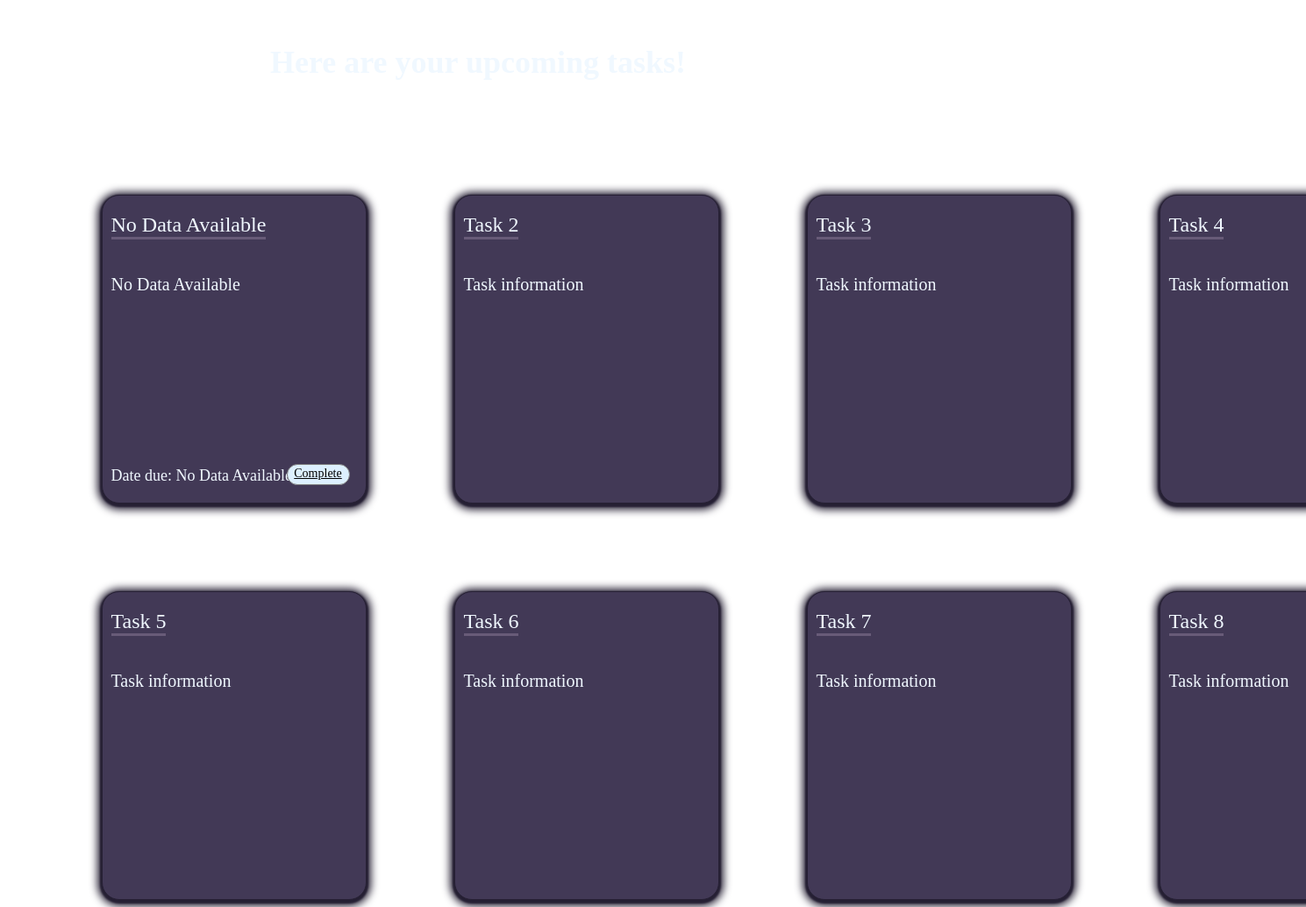
The app's page /task.php (signed in), older data.
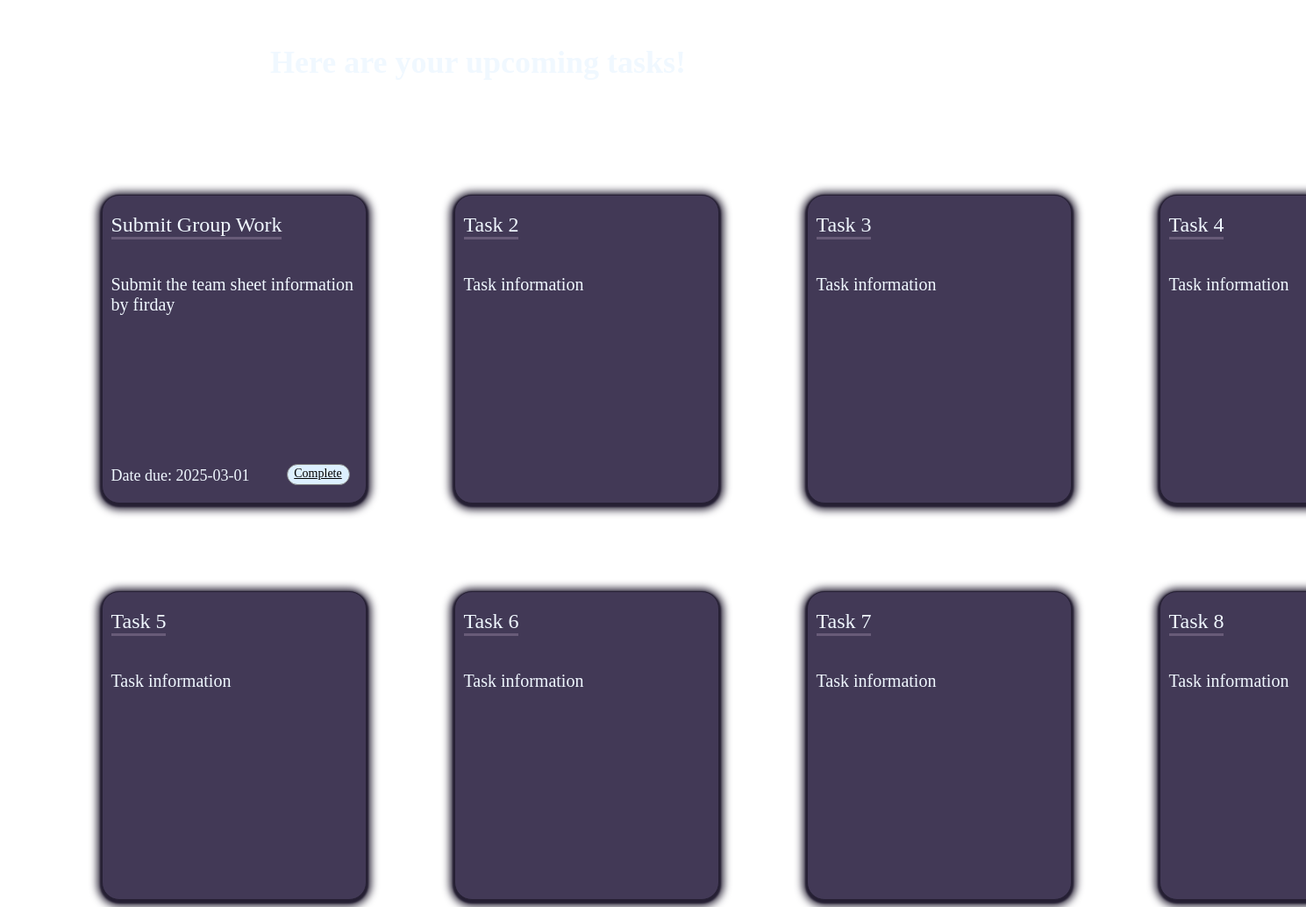
The same page, newer data.
### tables this page shows
CREATE TABLE "Tasks" (
	"Task_ID"	INTEGER NOT NULL,
	"Task_title"	TEXT NOT NULL,
	"Task_info"	TEXT,
	"Due_date"	TEXT NOT NULL,
	"User_ID"	INTEGER,
	PRIMARY KEY("Task_ID" AUTOINCREMENT),
	FOREIGN KEY("User_ID") REFERENCES "User"("User_ID")
);

### task.php (the view, shortened to what this page needs)
<?php include("db.php");
    $userID = $_SESSION['User_ID'];
    $query = $db->prepare('SELECT Task_ID, Task_title, Task_info, Due_date FROM Tasks WHERE User_ID = :userID');
    $query->bindValue(':userID', $userID, SQLITE3_INTEGER);
    $result = $query->execute();
    $task = $result->fetchArray(SQLITE3_ASSOC);
    if($task){
        $taskTitle = $task['Task_title'];
        $taskInfo = $task['Task_info'];
        $date = $task['Due_date'];
    }
?>
<!DOCTYPE html>
<html lang="en">
<head>
    <link rel="stylesheet" href="task.css">
    <link href='https://unpkg.com/boxicons@2.1.4/css/boxicons.min.css' rel='stylesheet'>
</head>
<body onload="loadsidebar()">
    <div class="title"><h1>Here are your upcoming tasks!</h1></div>
    <div class="container">
        <div class="boxes">
            <div class="box">
                <div class="box-title"><?php echo $taskTitle ?? "No Data Available"; ?></div>
                <div class="content"><?php echo $taskInfo ?? "No Data Available"; ?></div>
                <div class="dnt">Date due: <?php echo $date ?? "No Data Available"; ?></div>
                <div class="button">
                    <a href="delTask.php?taskID=<?php echo $task['Task_ID']; ?>" onclick="return confirm('Are you sure you have completed this task? Once completed the task will be removed!');">Complete</a>
                </div>
            </div>
            <div class="box">
                <div class="box-title">Task 2</div>
                <div class="content">Task information</div>
            </div>
            <div class="box">
                <div class="box-title">Task 3</div>
                <div class="content">Task information</div>
            </div>
            <div class="box">
                <div class="box-title">Task 4</div>
                <div class="content">Task information</div>
            </div>
            <div class="box">
                <div class="box-title">Task 5</div>
                <div class="content">Task information</div>
            </div>
            <div class="box">
                <div class="box-title">Task 6</div>
                <div class="content">Task information</div>
            </div>
            <div class="box">
                <div class="box-title">Task 7</div>
                <div class="content">Task information</div>
            </div>
            <div class="box">
                <div class="box-title">Task 8</div>
                <div class="content">Task information</div>
            </div>
        </div>
    </div>
</body>
</html>

### task.css (style rules this page uses)
.title h1 { font-size: 36px; color: aliceblue; margin: 50px 0px 0px 300px; }
.container { display: flex; justify-content: center; align-items: center; margin-top: 130px; margin-left: 250px; }
.boxes { display: grid; grid-template-columns: repeat(4, 1fr); grid-template-rows: repeat(2, 1fr); gap: 100px; width: fit-content; }
.box { position: relative; background-color: #423956; display: flex; justify-content: center; align-items: center; box-shadow: 0px 2px 10px 5px #262034, 0 2px 2px 2px #251f33; font-size: 30px; color: aliceblue; width: 300px; height: 350px; border: 1px solid #262034; border-radius: 20px; transition: 500ms; }
.box-title { position: absolute; font-size: 24px; top: 20px; left: 10px; border-bottom: 3px solid rgba(255,225,255,0.2); }
.content { margin-top: 10px; position: absolute; top: 80px; left: 10px; font-size: 20px; }
.dnt { position: absolute; font-size: 18px; bottom: 20px; left: 10px; }
.button { position: absolute; bottom: 20px; right: 40px; width: 50px; }
.button a { display: inline-block; text-align: center; line-height: 20px; border-radius: 20px; width: 70px; height: 22px; background-color: rgb(221, 240, 255); border: 1px solid grey; font-size:14px; color: black; }

Row changes from the older to the newer data that the page shows:
added tasks: Task_title "Submit Group Work", Task_info "Submit the team sheet information by firday", Due_date "2025-03-01"
Text that changed along with them:
$taskTitle: "No Data Available" → (not shown)
$taskInfo: "No Data Available" → (not shown)
$date: "No Data Available" → (not shown)
